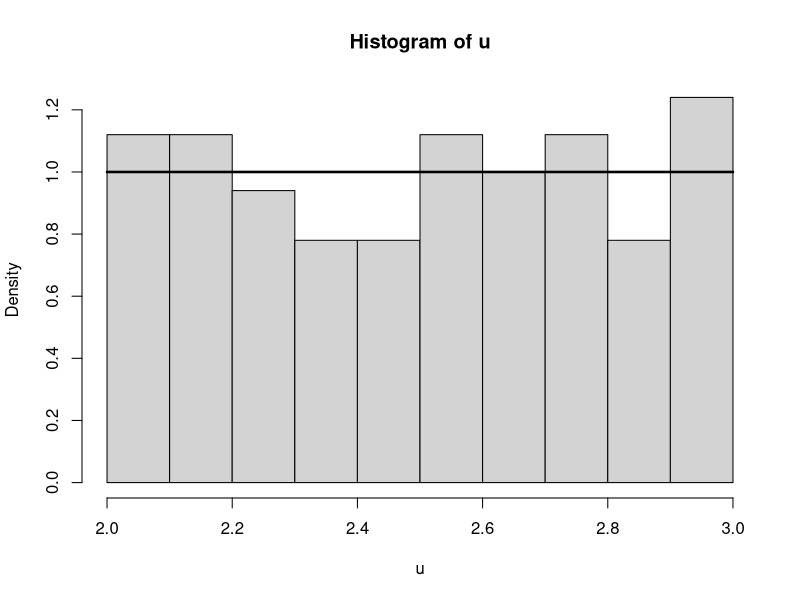
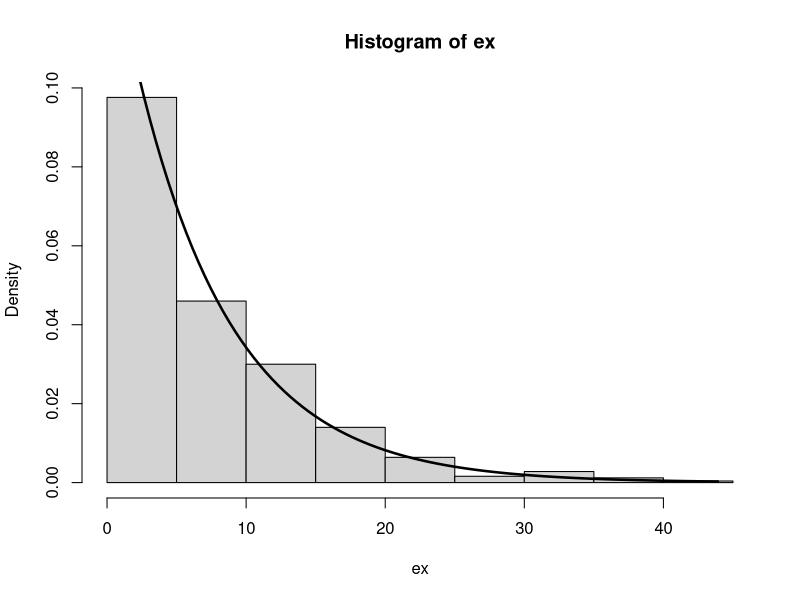
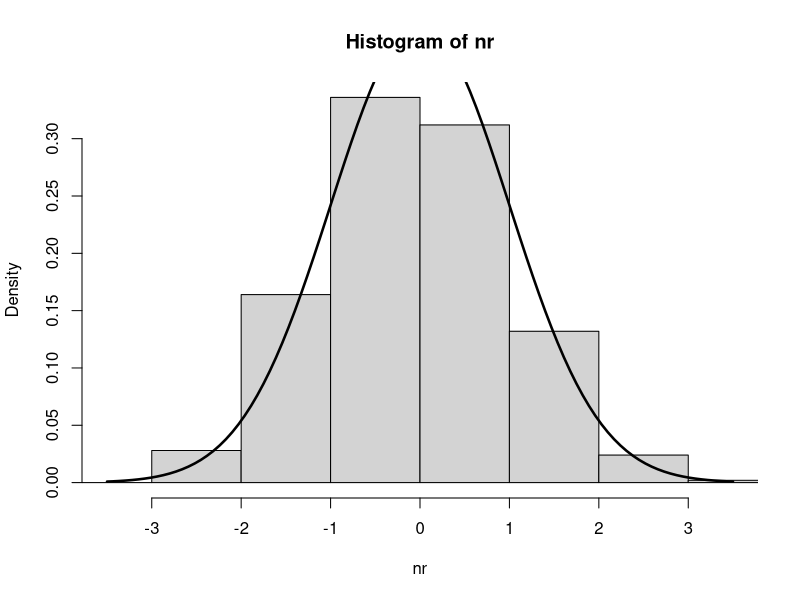

These figures' R source, in order:
# Task 1
sim.5balls <- function() {
  x <- sample(1:5, 2, replace = T)
  x[1] == x[2]
}
zad1 <- replicate(100000, sim.5balls())
sum(zad1) / length(zad1)
# solution: ~0.2


# Task 2
sim.socks <- function() {
  socks <- c(1, 1, 2, 2, 3, 3)
  x <- sample(socks, 2, replace = F)
  x[1] == x[2]
}
zad2 <- replicate(100000, sim.socks())
sum(zad2) / length(zad2)
# solution: ~0.2


# Task 3
sim.5keys <- function() {
  keys <- c(1, 2, 3, 4, 5)
  x <- sample(keys, 5, replace = F)
  x[5] == 5
}
prob.5keys <- function(times) {
  zad3 <- replicate(times, sim.5keys())
  sum(zad3) / length(zad3)
}
prob.5keys(100000)
# solution: ~0.2


# Task 4
sim.student <- function() {
  questions <- c(rep(0, 3), rep(1, 17)) # questions = (0, 0, 0, 1,..., 1)
  x <- sample(questions, 2, replace = F)
  sum(x) == 1
}
prob.student <- function(times) {
  zad4 <- replicate(times, sim.student())
  sum(zad4) / length(zad4)
}
prob.student(100000)
# solution: ~0.25


# Task 5
sim.birthday <- function() {
  x <- sample(1:365, 25, replace = T)
  length(unique(x)) < 25
}
prob.birthday <- function(times) {
  zad5 <- replicate(times, sim.birthday())
  sum(zad5) / length(zad5)
}
prob.birthday(100000)
# solution: ~0.57


# Task 6
sim.present <- function() {
  presents <- sample(1:20, 20, replace = F)
  count <- 0
  for (index in 1:20) {
    if (index == presents[index]) {
      count <- count + 1
    }
  }
  count > 0
}
prob.present <- function(times) {
  zad6 <- replicate(times, sim.present())
  sum(zad6) / length(zad6)
}
prob.present(100000)
# solution: ~0.63


# Task 7
sim.ants <- function() {
  ant1 <- sample(c("A", "B"), 1)
  ant2 <- sample(c("A", "C"), 1)
  ant3 <- sample(c("B", "C"), 1)
  length(unique(c(ant1, ant2, ant3))) == 3
}
prob.ants <- function(times) {
  zad7 <- replicate(times, sim.ants())
  sum(zad7) / length(zad7)
}
prob.ants(100000)
# solution: ~0.25

# Task 27
u <- runif(500, 2, 3)
hist(u, probability = T)
curve(dunif(x, 2, 3), from = 2, to = 3, add = T, lwd = 2.5)


# Task 28
ex <- rexp(500, rate = 1 / 7)
hist(ex, probability = T)
curve(dexp(x, rate = 1 / 7), from = 0, to = max(ex), add = T, lwd = 2.5)


# Task 29
nr <- rnorm(500, 0, 1)
hist(nr, probability = T, xlim = c(-3.5, 3.5))
curve(dnorm(x, 0, 1), add = T, lwd = 2.5)


# Task 30
# Probability
punif(250, 248, 255)
# P(X > v) = 0.95
qunif(0.05, 248, 255)
# Checking:
punif(248.35, 248, 255)


# Task 31
# P(X > 10)
1 - pexp(10, rate = 1 / 10)
# P(X < 11) - P(X < 7)
pexp(11, rate = 1 / 10) - pexp(7, 1 / 10)
# P(X > t) = 0.97
qexp(0.03, rate = 1 / 10)


# Task 32
# P(X > 51)
1 - pnorm(51, 41, 5)
# P(45 < X < 50)
pnorm(50, 41, 5) - pnorm(45, 41, 5)
# P(X < t) = 0.99
qnorm(0.99, 41, 5)


# Task 33
# A
vol <- rnorm(100000, 252, 3)
sum(vol > 250) / length(vol)

p.a <- 1 - pnorm(250, 252, 3)

# B
sim.zad33A <- function() {
  vol <- pnorm(5, 252, 3)
  sum(vol > 250) <= 2
}
zad33A <- replicate(10000, sim.zad33A())
sum(zad33A) / length(zad33A)

pbinom(2, 5, p.a)


# Task 34
n <- 10000000
x <- runif(n, -1, 1)
y <- runif(n, -1, 1)
4 * sum(x^2 + y^2 < 1) / n


# Task 35
f <- function(x) {
  exp(-x^2 / 2) * (1 / sqrt(2 * pi))
}
a <- 0.8
b <- 4
n <- 100000
x <- runif(n, a, b)
y <- runif(n, 0, f(a))
(sum(y < f(x)) / n) * (b - a) * f(a)

pnorm(4) - pnorm(0.8)
